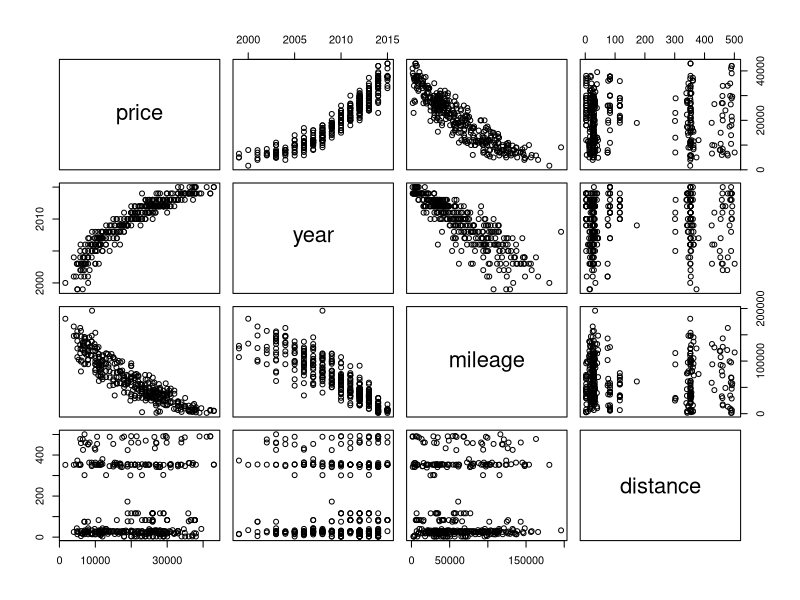
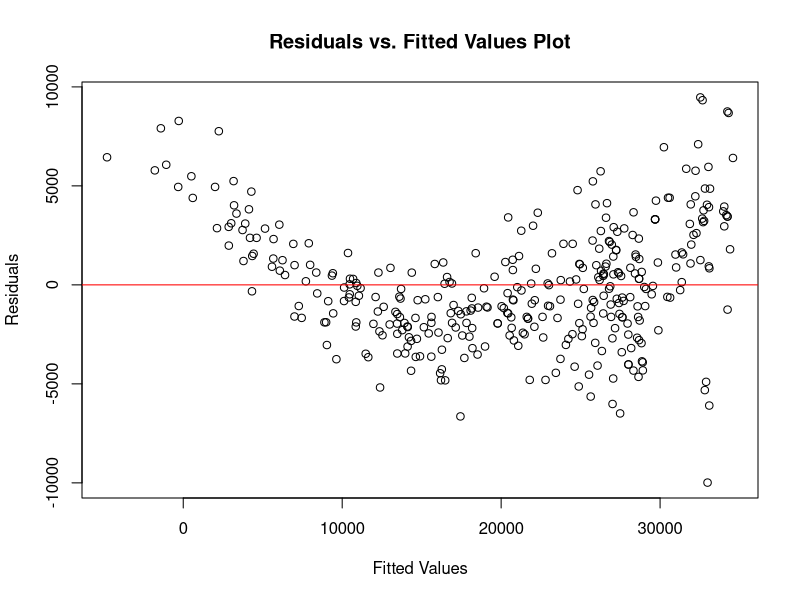
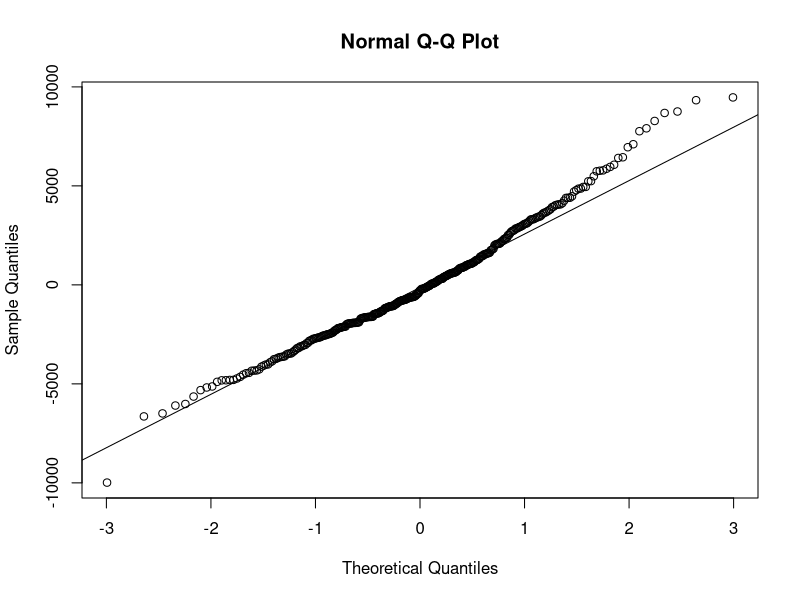

These figures' R source, in order:
## ---- chunk 1
knitr::opts_chunk$set(echo = TRUE)
## ---- chunk 2
original_df = read.csv("AudiA4.csv")
View(original_df)
## ---- chunk 3
df <- original_df[, c("price","year","mileage","distance")]
pairs(df)
## ---- chunk 4
model = lm(price ~ .,df)
summary(model)
## ---- chunk 5
plot(fitted(model), residuals(model),
     main = "Residuals vs. Fitted Values Plot",
     xlab = "Fitted Values",
     ylab = "Residuals")
abline(h = 0, col = "red")
## ---- chunk 6
residuals = residuals(model)
qqnorm(residuals)
qqline(residuals)
## ---- chunk 7
original_df = read.csv("AudiA4.csv")
View(original_df)
## ---- chunk 8
model = lm(price ~ .,df)
summary(model)
## ---- chunk 9
model2 = lm(price ~ poly(year, degree = 2),df)
summary(model2)
model3 = lm(price ~ poly(year, degree = 2)*poly(mileage,degree = 2),df)
summary(model3)
model4 = lm(price ~ poly(year, degree = 2) + poly(mileage,degree = 2),df)
summary(model4)
model5 = lm(price~year+mileage,df)
summary(model5)
model6 = lm(price ~ poly(mileage, degree = 2),df)
summary(model6)
model7 = lm(price ~ year*mileage,df)
summary(model7)
model8 = lm(price ~ poly(year, degree = 2)*poly(mileage,degree = 2)+distance,df)
summary(model8)
model9 = lm(price ~ poly(year, degree = 2) + poly(mileage,degree = 2)+distance,df)
summary(model9)
## ---- chunk 10
print(AIC(model))
print(BIC(model))
print(AIC(model2))
print(BIC(model2))
print(AIC(model3))
print(BIC(model3))
print(AIC(model4))
print(BIC(model4))
print(AIC(model5))
print(BIC(model5))
print(AIC(model6))
print(BIC(model6))
print(AIC(model7))
print(BIC(model7))
print(AIC(model8))
print(BIC(model8))
print(AIC(model9))
print(BIC(model9))
## ---- chunk 11
index = which.min(residuals(model9))
print(df[index,])
print(min(residuals(model9)))
## ---- chunk 12
df2 <- original_df[, c("price","year","mileage","distance","engine","color")]
model_categorical = lm(price ~ .,df2)
summary(model_categorical)
